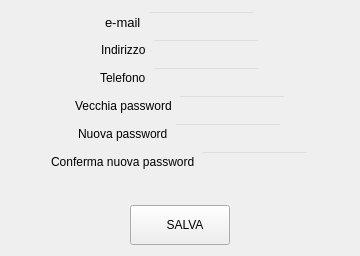
          <widget class="QWidget" name="page_modProfilo">
           <layout class="QVBoxLayout" name="verticalLayout_13">
            <item>
             <layout class="QHBoxLayout" name="horizontalLayout_28">
              <item>
               <spacer name="horizontalSpacer_43">
                <property name="orientation">
                 <enum>Qt::Horizontal</enum>
                </property>
                <property name="sizeHint" stdset="0">
                 <size>
                  <width>40</width>
                  <height>20</height>
                 </size>
                </property>
               </spacer>
              </item>
              <item>
               <widget class="QLabel" name="label_12">
                <property name="font">
                 <font>
                  <family>MS Shell Dlg 2</family>
                  <pointsize>10</pointsize>
                  <weight>50</weight>
                  <italic>false</italic>
                  <bold>false</bold>
                 </font>
                </property>
                <property name="styleSheet">
                 <string notr="true">font: 10pt &quot;MS Shell Dlg 2&quot;;</string>
                </property>
                <property name="text">
                 <string>e-mail</string>
                </property>
               </widget>
              </item>
              <item>
               <widget class="QLineEdit" name="editText_modProfilo_emailfield">
                <property name="styleSheet">
                 <string notr="true">background-color:rgba(0,0,0,0);
font: 12pt &quot;MS Shell Dlg 2&quot;;</string>
                </property>
               </widget>
              </item>
              <item>
               <spacer name="horizontalSpacer_44">
                <property name="orientation">
                 <enum>Qt::Horizontal</enum>
                </property>
                <property name="sizeHint" stdset="0">
                 <size>
                  <width>40</width>
                  <height>20</height>
                 </size>
                </property>
               </spacer>
              </item>
             </layout>
            </item>
            <item>
             <layout class="QHBoxLayout" name="horizontalLayout_42">
              <item>
               <spacer name="horizontalSpacer_124">
                <property name="orientation">
                 <enum>Qt::Horizontal</enum>
                </property>
                <property name="sizeHint" stdset="0">
                 <size>
                  <width>40</width>
                  <height>20</height>
                 </size>
                </property>
               </spacer>
              </item>
              <item>
               <widget class="QLabel" name="label_58">
                <property name="styleSheet">
                 <string notr="true">font: 10pt &quot;MS Shell Dlg 2&quot;;</string>
                </property>
                <property name="text">
                 <string>Indirizzo</string>
                </property>
               </widget>
              </item>
              <item>
               <widget class="QLineEdit" name="editText_modProfilo_indirizzofield">
                <property name="styleSheet">
                 <string notr="true">background-color:rgba(0,0,0,0);
font: 12pt &quot;MS Shell Dlg 2&quot;;</string>
                </property>
               </widget>
              </item>
              <item>
               <spacer name="horizontalSpacer_125">
                <property name="orientation">
                 <enum>Qt::Horizontal</enum>
                </property>
                <property name="sizeHint" stdset="0">
                 <size>
                  <width>40</width>
                  <height>20</height>
                 </size>
                </property>
               </spacer>
              </item>
             </layout>
            </item>
            <item>
             <layout class="QHBoxLayout" name="horizontalLayout_50">
              <item>
               <spacer name="horizontalSpacer_126">
                <property name="orientation">
                 <enum>Qt::Horizontal</enum>
                </property>
                <property name="sizeHint" stdset="0">
                 <size>
                  <width>40</width>
                  <height>20</height>
                 </size>
                </property>
               </spacer>
              </item>
              <item>
               <widget class="QLabel" name="label_59">
                <property name="styleSheet">
                 <string notr="true">font: 10pt &quot;MS Shell Dlg 2&quot;;</string>
                </property>
                <property name="text">
                 <string>Telefono</string>
                </property>
               </widget>
              </item>
              <item>
               <widget class="QLineEdit" name="editText_modProfilo_telefonofield">
                <property name="styleSheet">
                 <string notr="true">background-color:rgba(0,0,0,0);
font: 12pt &quot;MS Shell Dlg 2&quot;;</string>
                </property>
               </widget>
              </item>
              <item>
               <spacer name="horizontalSpacer_127">
                <property name="orientation">
                 <enum>Qt::Horizontal</enum>
                </property>
                <property name="sizeHint" stdset="0">
                 <size>
                  <width>40</width>
                  <height>20</height>
                 </size>
                </property>
               </spacer>
              </item>
             </layout>
            </item>
            <item>
             <layout class="QHBoxLayout" name="horizontalLayout_33">
              <item>
               <spacer name="horizontalSpacer_45">
                <property name="orientation">
                 <enum>Qt::Horizontal</enum>
                </property>
                <property name="sizeHint" stdset="0">
                 <size>
                  <width>40</width>
                  <height>20</height>
                 </size>
                </property>
               </spacer>
              </item>
              <item>
               <widget class="QLabel" name="label_13">
                <property name="styleSheet">
                 <string notr="true">font: 10pt &quot;MS Shell Dlg 2&quot;;</string>
                </property>
                <property name="text">
                 <string>Vecchia password</string>
                </property>
               </widget>
              </item>
              <item>
               <widget class="QLineEdit" name="editText_modProfilo_vecchiaPasswordfield">
                <property name="styleSheet">
                 <string notr="true">background-color:rgba(0,0,0,0);
font: 12pt &quot;MS Shell Dlg 2&quot;;</string>
                </property>
                <property name="echoMode">
                 <enum>QLineEdit::Password</enum>
                </property>
               </widget>
              </item>
              <item>
               <spacer name="horizontalSpacer_46">
                <property name="orientation">
                 <enum>Qt::Horizontal</enum>
                </property>
                <property name="sizeHint" stdset="0">
                 <size>
                  <width>40</width>
                  <height>20</height>
                 </size>
                </property>
               </spacer>
              </item>
             </layout>
            </item>
            <item>
             <layout class="QHBoxLayout" name="horizontalLayout_88">
              <item>
               <spacer name="horizontalSpacer_141">
                <property name="orientation">
                 <enum>Qt::Horizontal</enum>
                </property>
                <property name="sizeHint" stdset="0">
                 <size>
                  <width>40</width>
                  <height>20</height>
                 </size>
                </property>
               </spacer>
              </item>
              <item>
               <widget class="QLabel" name="label_73">
                <property name="styleSheet">
                 <string notr="true">font: 10pt &quot;MS Shell Dlg 2&quot;;</string>
                </property>
                <property name="text">
                 <string>Nuova password</string>
                </property>
               </widget>
              </item>
              <item>
               <widget class="QLineEdit" name="editText_modProfilo_nuovaPasswordfield">
                <property name="styleSheet">
                 <string notr="true">background-color:rgba(0,0,0,0);
font: 12pt &quot;MS Shell Dlg 2&quot;;</string>
                </property>
                <property name="echoMode">
                 <enum>QLineEdit::Password</enum>
                </property>
               </widget>
              </item>
              <item>
               <spacer name="horizontalSpacer_142">
                <property name="orientation">
                 <enum>Qt::Horizontal</enum>
                </property>
                <property name="sizeHint" stdset="0">
                 <size>
                  <width>40</width>
                  <height>20</height>
                 </size>
                </property>
               </spacer>
              </item>
             </layout>
            </item>
            <item>
             <layout class="QHBoxLayout" name="horizontalLayout_89">
              <item>
               <spacer name="horizontalSpacer_143">
                <property name="orientation">
                 <enum>Qt::Horizontal</enum>
                </property>
                <property name="sizeHint" stdset="0">
                 <size>
                  <width>40</width>
                  <height>20</height>
                 </size>
                </property>
               </spacer>
              </item>
              <item>
               <widget class="QLabel" name="label_74">
                <property name="styleSheet">
                 <string notr="true">font: 10pt &quot;MS Shell Dlg 2&quot;;</string>
                </property>
                <property name="text">
                 <string>Conferma nuova password</string>
                </property>
               </widget>
              </item>
              <item>
               <widget class="QLineEdit" name="editText_modProfilo_confermaNuovaPasswordfield">
                <property name="styleSheet">
                 <string notr="true">background-color:rgba(0,0,0,0);
font: 12pt &quot;MS Shell Dlg 2&quot;;</string>
                </property>
                <property name="echoMode">
                 <enum>QLineEdit::Password</enum>
                </property>
               </widget>
              </item>
              <item>
               <spacer name="horizontalSpacer_144">
                <property name="orientation">
                 <enum>Qt::Horizontal</enum>
                </property>
                <property name="sizeHint" stdset="0">
                 <size>
                  <width>40</width>
                  <height>20</height>
                 </size>
                </property>
               </spacer>
              </item>
             </layout>
            </item>
            <item>
             <layout class="QHBoxLayout" name="horizontalLayout_7">
              <item>
               <widget class="QLabel" name="modProfilo_signalError">
                <property name="minimumSize">
                 <size>
                  <width>0</width>
                  <height>20</height>
                 </size>
                </property>
                <property name="text">
                 <string/>
                </property>
               </widget>
              </item>
             </layout>
            </item>
            <item>
             <layout class="QHBoxLayout" name="horizontalLayout_3">
              <item>
               <spacer name="horizontalSpacer_145">
                <property name="orientation">
                 <enum>Qt::Horizontal</enum>
                </property>
                <property name="sizeHint" stdset="0">
                 <size>
                  <width>40</width>
                  <height>20</height>
                 </size>
                </property>
               </spacer>
              </item>
              <item>
               <widget class="QPushButton" name="bt_modProfilo_salva">
                <property name="minimumSize">
                 <size>
                  <width>100</width>
                  <height>40</height>
                 </size>
                </property>
                <property name="text">
                 <string>   SALVA</string>
                </property>
                <property name="icon">
                 <iconset>
                  <normaloff>../immagini/save.svg</normaloff>../immagini/save.svg</iconset>
                </property>
                <property name="iconSize">
                 <size>
                  <width>35</width>
                  <height>35</height>
                 </size>
                </property>
               </widget>
              </item>
              <item>
               <spacer name="horizontalSpacer_146">
                <property name="orientation">
                 <enum>Qt::Horizontal</enum>
                </property>
                <property name="sizeHint" stdset="0">
                 <size>
                  <width>40</width>
                  <height>20</height>
                 </size>
                </property>
               </spacer>
              </item>
             </layout>
            </item>
           </layout>
          </widget>
